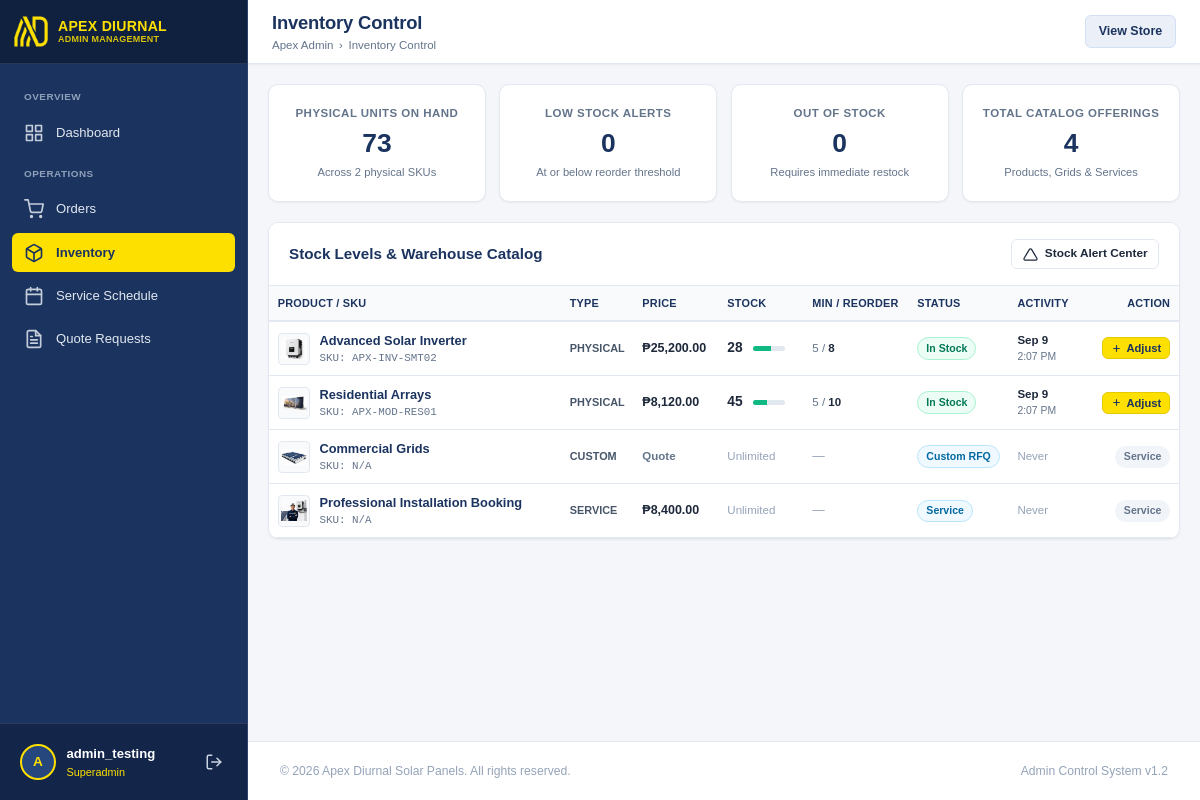
The page /admin/inventory/index.php (signed in) on the database its author committed.
### tables this page shows
CREATE TABLE IF NOT EXISTS inventory (
    id INT AUTO_INCREMENT PRIMARY KEY,
    product_id VARCHAR(50) NOT NULL UNIQUE,
    sku VARCHAR(50) NOT NULL UNIQUE,
    current_stock INT NOT NULL DEFAULT 0,
    min_stock_level INT NOT NULL DEFAULT 5,
    max_stock_level INT NOT NULL DEFAULT 100,
    reorder_point INT NOT NULL DEFAULT 10,
    last_updated TIMESTAMP DEFAULT CURRENT_TIMESTAMP ON UPDATE CURRENT_TIMESTAMP,
    FOREIGN KEY (product_id) REFERENCES products(id) ON DELETE CASCADE
);

CREATE TABLE IF NOT EXISTS products (
    id VARCHAR(50) PRIMARY KEY,
    name VARCHAR(255) NOT NULL,
    type ENUM('physical', 'service', 'custom') NOT NULL DEFAULT 'physical',
    base_price DECIMAL(10,2) NOT NULL DEFAULT 0.00,
    description TEXT,
    image VARCHAR(255),
    is_active TINYINT(1) NOT NULL DEFAULT 1,
    created_at TIMESTAMP DEFAULT CURRENT_TIMESTAMP
);

### admin/inventory/sync.php (called while the page is built, shortened)
<?php
function getInventoryItems(): array {
    $db = getConnection();
    $sql = "
        SELECT
            p.id AS product_id,
            p.name AS product_name,
            p.type AS product_type,
            p.base_price,
            p.image,
            COALESCE(i.id, 0) AS inventory_id,
            COALESCE(i.sku, 'N/A') AS sku,
            COALESCE(i.current_stock, 0) AS current_stock,
            COALESCE(i.min_stock_level, 5) AS min_stock_level,
            COALESCE(i.max_stock_level, 100) AS max_stock_level,
            COALESCE(i.reorder_point, 10) AS reorder_point,
            i.last_updated
        FROM products p
        LEFT JOIN inventory i ON p.id = i.product_id
        ORDER BY (p.type = 'physical') DESC, p.name ASC
    ";
    return $db->query($sql)->fetchAll(PDO::FETCH_ASSOC);
}

### admin/inventory/index.php (the view, shortened to what this page needs)
<?php
require_once __DIR__ . '/sync.php';
$items = getInventoryItems();
$totalPhysicalUnits = 0;
$lowStockCount = 0;
$outOfStockCount = 0;
$physicalItemCount = 0;
foreach ($items as $it) {
    if ($it['product_type'] === 'physical') {
        $physicalItemCount++;
        $stock = (int)$it['current_stock'];
        $totalPhysicalUnits += $stock;
    }
}
$extra_head = '<link rel="stylesheet" href="inventory.css">';
include __DIR__ . '/../includes/header.php';
?>
<div class="metrics-grid">
  <div class="metric-card">
    <div class="metric-details">
      <h3>Physical Units on Hand</h3>
      <div class="metric-value"><?php echo number_format($totalPhysicalUnits); ?></div>
      <div class="metric-subtext">Across <?php echo $physicalItemCount; ?> physical SKUs</div>
    </div>
  </div>
  <div class="metric-card">
    <div class="metric-details">
      <h3>Low Stock Alerts</h3>
      <div class="metric-value" style="<?php echo $lowStockCount > 0 ? 'color: #ea580c;' : ''; ?>">
        <?php echo $lowStockCount; ?>
      </div>
      <div class="metric-subtext">At or below reorder threshold</div>
    </div>
  </div>
  <div class="metric-card">
    <div class="metric-details">
      <h3>Out of Stock</h3>
      <div class="metric-value" style="<?php echo $outOfStockCount > 0 ? 'color: #dc2626;' : ''; ?>">
        <?php echo $outOfStockCount; ?>
      </div>
      <div class="metric-subtext">Requires immediate restock</div>
    </div>
  </div>
  <div class="metric-card">
    <div class="metric-details">
      <h3>Total Catalog Offerings</h3>
      <div class="metric-value"><?php echo count($items); ?></div>
      <div class="metric-subtext">Products, Grids & Services</div>
    </div>
  </div>
</div>
<div class="card">
  <div class="card-header">
    <div class="card-title">
      <span>Stock Levels & Warehouse Catalog</span>
    </div>
    <div style="display: flex; gap: 0.5rem;">
      <a href="alerts.php" class="btn btn-secondary btn-sm">
        <svg width="15" height="15" viewBox="0 0 24 24" fill="none" stroke="currentColor" stroke-width="2"><path d="M10.29 3.86L1.82 18a2 2 0 0 0 1.71 3h16.94a2 2 0 0 0 1.71-3L13.71 3.86a2 2 0 0 0-3.42 0z"></path></svg>
        <span>Stock Alert Center</span>
      </a>
    </div>
  </div>
  <div class="table-responsive">
    <table class="admin-table">
      <thead>
        <tr>
          <th>Product / SKU</th>
          <th style="width: 70px;">Type</th>
          <th style="width: 85px;">Price</th>
          <th style="width: 85px;">Stock</th>
          <th style="width: 105px;">Min / Reorder</th>
          <th style="width: 80px;">Status</th>
          <th style="width: 85px;">Activity</th>
          <th style="text-align: right; width: 85px;">Action</th>
        </tr>
      </thead>
      <tbody>
        <?php foreach ($items as $item):
          $isPhysical = ($item['product_type'] === 'physical');
          $stock = (int)$item['current_stock'];
          $max = max(1, (int)$item['max_stock_level']);
          $reorder = (int)$item['reorder_point'];
          $pct = min(100, round(($stock / $max) * 100));
          if (!$isPhysical) {
              $badgeClass = 'badge-processing';
              $badgeText = ($item['product_type'] === 'service') ? 'Service' : 'Custom RFQ';
          } elseif ($stock === 0) {
              $badgeClass = 'badge-outofstock';
              $badgeText = 'Out of Stock';
          } elseif ($stock <= $reorder) {
              $badgeClass = 'badge-lowstock';
              $badgeText = 'Low Stock';
          } else {
              $badgeClass = 'badge-instock';
              $badgeText = 'In Stock';
          }
        ?>
        <tr>
          <td>
            <div style="display: flex; align-items: center; gap: 0.6rem;">
              <?php if (!empty($item['image'])): ?>
                <img src="<?php echo $admin_base . '../' . htmlspecialchars($item['image']); ?>" alt="" style="width: 32px; height: 32px; object-fit: contain; background: #f8fafc; border-radius: 4px; border: 1px solid #e2e8f0; padding: 2px; flex-shrink: 0;">
              <?php else: ?>
                <div style="width: 32px; height: 32px; background: #e2e8f0; border-radius: 4px; display: flex; align-items: center; justify-content: center; font-size: 0.68rem; color: #64748b; flex-shrink: 0;">N/A</div>
              <?php endif; ?>
              <div style="min-width: 0;">
                <div style="font-weight: 700; color: var(--navy-primary); font-size: 0.8rem; white-space: nowrap; overflow: hidden; text-overflow: ellipsis; max-width: 220px;" title="<?php echo htmlspecialchars($item['product_name']); ?>">
                  <?php echo htmlspecialchars($item['product_name']); ?>
                </div>
                <div style="font-size: 0.68rem; color: var(--text-muted); font-family: monospace; white-space: nowrap;">SKU: <?php echo htmlspecialchars($item['sku']); ?></div>
              </div>
            </div>
          </td>
          <td>
            <span style="font-size: 0.68rem; text-transform: uppercase; font-weight: 700; color: #475569; white-space: nowrap;">
              <?php echo htmlspecialchars($item['product_type']); ?>
            </span>
          </td>
          <td style="font-weight: 600; white-space: nowrap;">
            <?php echo ($item['base_price'] > 0) ? '&#8369;' . number_format($item['base_price'], 2) : '<span style="color:var(--text-muted); font-size:0.72rem;">Quote</span>'; ?>
          </td>
          <td>
            <?php if ($isPhysical): ?>
              <div style="display: flex; align-items: center; gap: 0.35rem; white-space: nowrap;">
                <span style="font-weight: 700; font-size: 0.86rem; min-width: 20px;"><?php echo $stock; ?></span>
                <div style="width: 32px; height: 5px; background: #e2e8f0; border-radius: 9999px; overflow: hidden; flex-shrink: 0;" title="<?php echo $stock . ' / ' . $max . ' units (' . $pct . '%)'; ?>">
                  <div style="height: 100%; width: <?php echo $pct; ?>%; background: <?php echo ($stock <= $reorder) ? '#f59e0b' : '#10b981'; ?>;"></div>
                </div>
              </div>
            <?php else: ?>
              <span style="color: #94a3b8; font-size: 0.72rem; white-space: nowrap;">Unlimited</span>
            <?php endif; ?>
          </td>
          <td>
            <?php if ($isPhysical): ?>
              <div style="font-size: 0.72rem; white-space: nowrap; color: var(--text-muted);">
                <span><?php echo $item['min_stock_level']; ?></span> / <strong style="color:var(--text-main);"><?php echo $item['reorder_point']; ?></strong>
              </div>
            <?php else: ?>
              <span style="color: #94a3b8;">&mdash;</span>
            <?php endif; ?>
          </td>
          <td>
            <span class="badge <?php echo $badgeClass; ?>" style="font-size: 0.66rem; padding: 0.15rem 0.5rem;">
              <?php echo $badgeText; ?>
            </span>
          </td>
          <td>
            <?php if (!empty($item['last_updated'])): ?>
              <div style="font-size: 0.72rem; font-weight: 600; color: var(--text-main); white-space: nowrap;">
                <?php echo date('M j', strtotime($item['last_updated'])); ?>
              </div>
              <div style="font-size: 0.65rem; color: var(--text-muted); white-space: nowrap;">
                <?php echo date('g:i A', strtotime($item['last_updated'])); ?>
              </div>
            <?php else: ?>
              <span style="color: #94a3b8; font-size: 0.72rem;">Never</span>
            <?php endif; ?>
          </td>
          <td style="text-align: right; width: 85px; white-space: nowrap;">
            <?php if ($isPhysical): ?>
              <button
                type="button"
                class="btn btn-primary btn-sm"
                style="padding: 0.25rem 0.5rem; font-size: 0.7rem; gap: 0.25rem;"
                onclick="openStockModal('<?php echo htmlspecialchars($item['product_id']); ?>', '<?php echo htmlspecialchars(addslashes($item['product_name'])); ?>', <?php echo $stock; ?>)">
                <svg width="11" height="11" viewBox="0 0 24 24" fill="none" stroke="currentColor" stroke-width="2.5"><path d="M12 5v14M5 12h14"/></svg>
                <span>Adjust</span>
              </button>
            <?php else: ?>
              <span class="badge" style="background: #f1f5f9; color: #64748b; font-size: 0.66rem; font-weight: 600;">Service</span>
            <?php endif; ?>
          </td>
        </tr>
        <?php endforeach; ?>
      </tbody>
    </table>
  </div>
</div>
<?php include __DIR__ . '/../includes/footer.php'; ?>

### admin/assets/css/admin.css (style rules this page uses)
:root { --navy-primary: #1b335f; --navy-dark: #102140; --navy-light: #26467e; --navy-subtle: #ebf0f8; --yellow-accent: #fee000; --yellow-hover: #e5ca00; --bg-page: #f4f6fa; --bg-card: #ffffff; --border-color: #e2e8f0; --text-main: #1e293b; --text-muted: #64748b; --text-light: #94a3b8; --sidebar-width: 248px; --header-height: 64px; --success: #10b981; --success-bg: #ecfdf5; --warning: #f59e0b; --warning-bg: #fffbeb; --danger: #ef4444; --danger-bg: #fef2f2; --info: #0284c7; --info-bg: #f0f9ff; --shadow-sm: 0 1px 2px 0 rgba(0, 0, 0, 0.05); --shadow-md: 0 4px 6px -1px rgba(0, 0, 0, 0.07), 0 2px 4px -2px rgba(0, 0, 0, 0.05); --shadow-lg: 0 10px 15px -3px rgba(0, 0, 0, 0.08), 0 4px 6px -4px rgba(0, 0, 0, 0.04); --radius-sm: 6px; --radius-md: 10px; --radius-lg: 16px; }
* { box-sizing: border-box; margin: 0; padding: 0; }
body { font-family: Verdana, Geneva, Tahoma, sans-serif; background-color: var(--bg-page); color: var(--text-main); line-height: 1.5; -webkit-font-smoothing: antialiased; min-height: 100vh; overflow-x: hidden; max-width: 100%; }
a { color: inherit; text-decoration: none; }
.btn { display: inline-flex; align-items: center; justify-content: center; gap: 0.45rem; padding: 0.5rem 1rem; font-size: 0.82rem; font-weight: 600; border-radius: var(--radius-sm); border: 1px solid transparent; cursor: pointer; transition: all 0.2s ease; text-decoration: none; white-space: nowrap; }
.btn-primary { background-color: var(--yellow-accent); color: var(--navy-primary); border-color: #e5ca00; }
.btn-secondary { background-color: #ffffff; color: var(--text-main); border-color: var(--border-color); }
.btn-sm { padding: 0.32rem 0.65rem; font-size: 0.74rem; white-space: nowrap; }
.metrics-grid { display: grid; grid-template-columns: repeat(4, 1fr); gap: 0.85rem; margin-bottom: 1.25rem; }
.metric-card { background: var(--bg-card); border-radius: var(--radius-md); padding: 1.25rem 1rem; box-shadow: var(--shadow-sm); border: 1px solid var(--border-color); display: flex; flex-direction: column; align-items: center; justify-content: center; text-align: center; gap: 0.25rem; min-width: 0; transition: transform 0.2s, box-shadow 0.2s; }
.metric-details { min-width: 0; width: 100%; display: flex; flex-direction: column; align-items: center; justify-content: center; text-align: center; }
.metric-details h3 { font-size: 0.72rem; text-transform: uppercase; letter-spacing: 0.04em; color: var(--text-muted); margin-bottom: 0.35rem; white-space: nowrap; overflow: hidden; text-overflow: ellipsis; font-weight: 700; text-align: center; width: 100%; }
.metric-value { font-size: 1.65rem; font-weight: 700; color: var(--navy-primary); line-height: 1.2; text-align: center; width: 100%; margin-bottom: 0.2rem; }
.metric-subtext { font-size: 0.7rem; color: var(--text-muted); margin-top: 0.1rem; white-space: nowrap; overflow: hidden; text-overflow: ellipsis; text-align: center; width: 100%; }
.card { background: var(--bg-card); border-radius: var(--radius-md); box-shadow: var(--shadow-sm); border: 1px solid var(--border-color); margin-bottom: 1.5rem; overflow: hidden; }
.card-header { padding: 1rem 1.25rem; border-bottom: 1px solid var(--border-color); display: flex; align-items: center; justify-content: space-between; background: #ffffff; }
.card-title { font-size: 0.95rem; font-weight: 700; color: var(--navy-primary); display: flex; align-items: center; gap: 0.45rem; }
.table-responsive { width: 100%; max-width: 100%; overflow-x: auto; -webkit-overflow-scrolling: touch; box-sizing: border-box; scrollbar-width: none; -ms-overflow-style: none; }
.admin-table { width: 100%; border-collapse: collapse; text-align: left; font-size: 0.78rem; }
.admin-table th { background: #f8fafc; color: var(--navy-primary); font-weight: 700; font-size: 0.68rem; text-transform: uppercase; letter-spacing: 0.02em; padding: 0.55rem 0.55rem; border-bottom: 2px solid var(--border-color); white-space: nowrap; }
.admin-table td { padding: 0.55rem 0.55rem; border-bottom: 1px solid var(--border-color); vertical-align: middle; }
.badge { display: inline-flex; align-items: center; gap: 0.25rem; padding: 0.2rem 0.55rem; font-size: 0.7rem; font-weight: 700; border-radius: 9999px; text-transform: capitalize; white-space: nowrap; }
.badge-processing { background: var(--info-bg); color: #0369a1; border: 1px solid #bae6fd; }
.badge-delivered, .badge-completed, .badge-accepted, .badge-instock { background: var(--success-bg); color: #047857; border: 1px solid #a7f3d0; }

### rows shown on the page
inventory: product.image (picture), product.name "Advanced Solar Inverter", sku "APX-INV-SMT02", product.type "PHYSICAL", product.base_price "25,200.00", stock "28", $pct 56 (drawn), min_stock_level "5", reorder_point "8", badgeText "In Stock", last_updated "Sep 9", last_updated "2:07 PM"
inventory: product.image (picture), product.name "Residential Arrays", sku "APX-MOD-RES01", product.type "PHYSICAL", product.base_price "8,120.00", stock "45", min_stock_level "5", reorder_point "10", badgeText "In Stock", last_updated "Sep 9", last_updated "2:07 PM"
products: image (picture), name "Commercial Grids", sku "N/A", type "CUSTOM", base_price "Quote", shows "Unlimited", type "Custom RFQ", shows "Never", shows "Service"
products: image (picture), name "Professional Installation Booking", sku "N/A", type "SERVICE", base_price "8,400.00", shows "Unlimited", type "Service", shows "Never"

### other values the page prints
substr($adminUser['username'] ?? 'A', 0, 1) "A"
$adminUser['username'] "admin_testing"
$adminUser['role'] "Superadmin"
$page_title "Inventory Control"
$totalPhysicalUnits "73"
$physicalItemCount "2"
$lowStockCount "0"
$outOfStockCount "0"
count($items) "4"
